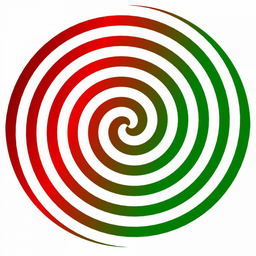
#> input picture 1sem/results/input/color.png, 256 x 256 px, shrunk from 1200 x 1200 before the run; its folder holds only this picture in this run
$ python 1.py
#> lines starting #> are read from the running program, lines starting #| are printed output that depends on the picture
#> further down, image is the input picture: shape (256, 256, 3); mean R, G, B 199.6, 185.7, 163.4
import numpy as np
import os

from PIL import Image

def resample(image, scale):
#> called with scale = 3
    height, width, channels = image.shape
#> height = 256; width = 256; channels = 3
    new_width = round(scale * width)
#> new_width = 768
    new_height = round(scale * height)
#> new_height = 768

    resampled = np.zeros(shape=(new_height, new_width, channels))

    for x in range(new_height):
        for y in range(new_width):
            resampled[x, y] = image[
                min(round(x / scale), height - 1),
                min(round(y / scale), width - 1)
            ]
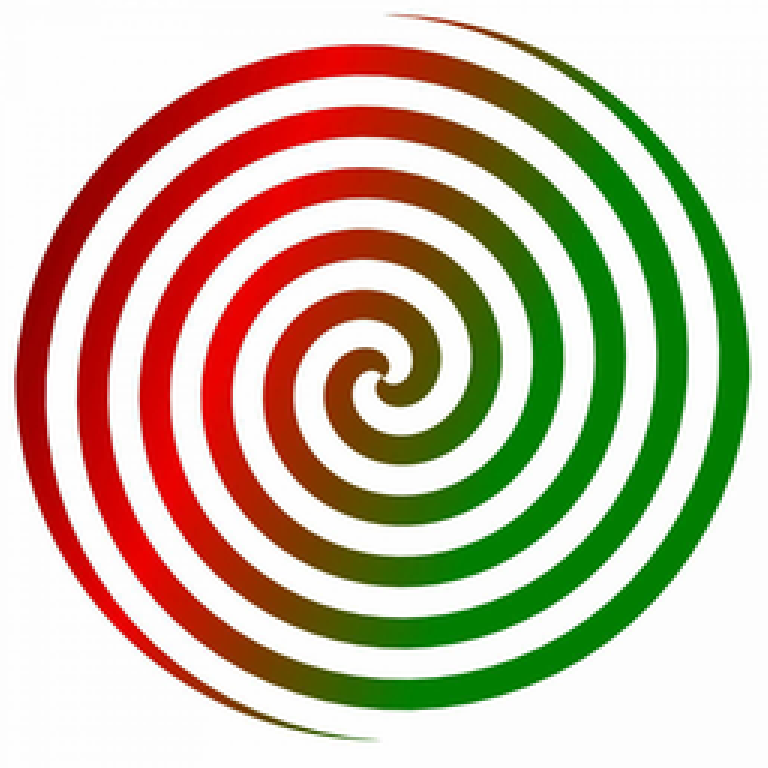
#> resampled: shape (768, 768, 3) float64; mean R, G, B 199.6, 185.7, 163.4

    return resampled

if __name__ == "__main__":
    names = ["muar", "color"]

    tasks = ["interpolation", "decimation", "two_step", "one_step"]

    scales = [3, 1/5, (3, 5), 3/5]


    '''
    for scale, task in zip(scales, tasks):
        for name in names:
            if type(scale) != tuple:
                image = np.array(Image.open(f"src/{name}.png").convert('RGB'))
                resampled = resample(image, scale)

                resampled_image = Image.fromarray(resampled.astype(np.uint8), 'RGB')
                resampled_image.save(f"result/{name}_{task}.png")
            else:
                image = np.array(Image.open(f"src/{name}.png").convert('RGB'))
                resampled1 = resample(image, scale[0])
                resampled2 = resample(resampled1, 1/scale[1])

                resampled_image = Image.fromarray(resampled2.astype(np.uint8), 'RGB')
                resampled_image.save(f"result/{name}_{task}.png")
    '''
    '''
    image = np.array(Image.open(f"src/muar.png").convert('RGB'))
    resampled = resample(image, 3)
    resampled_image = Image.fromarray(resampled.astype(np.uint8), 'RGB')
    resampled_image.save(f"test.png")
    '''
    for file in os.listdir('input'):
        filename = os.fsdecode(file)
        name = filename.split('.')[0]
        if filename.endswith('.png'):
            for scale, task in zip(scales, tasks):
                if type(scale) != tuple:
                    image = np.array(Image.open(f"input/{name}.png").convert('RGB'))
                    resampled = resample(image, scale)

                    resampled_image = Image.fromarray(resampled.astype(np.uint8), 'RGB')
                    resampled_image.save(f"output/{name}_{task}.png")
                else:
                    image = np.array(Image.open(f"input/{name}.png").convert('RGB'))
                    resampled1 = resample(image, scale[0])
                    resampled2 = resample(resampled1, 1/scale[1])

                    resampled_image = Image.fromarray(resampled2.astype(np.uint8), 'RGB')
                    resampled_image.save(f"output/{name}_{task}.png")


$ run again, on 1sem/results/input/muar.png
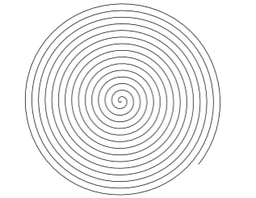
#> input picture 1sem/results/input/muar.png, 256 x 198 px, shrunk from 317 x 245 before the run
#> after the loop in resample, `for x in range(new_height):`:
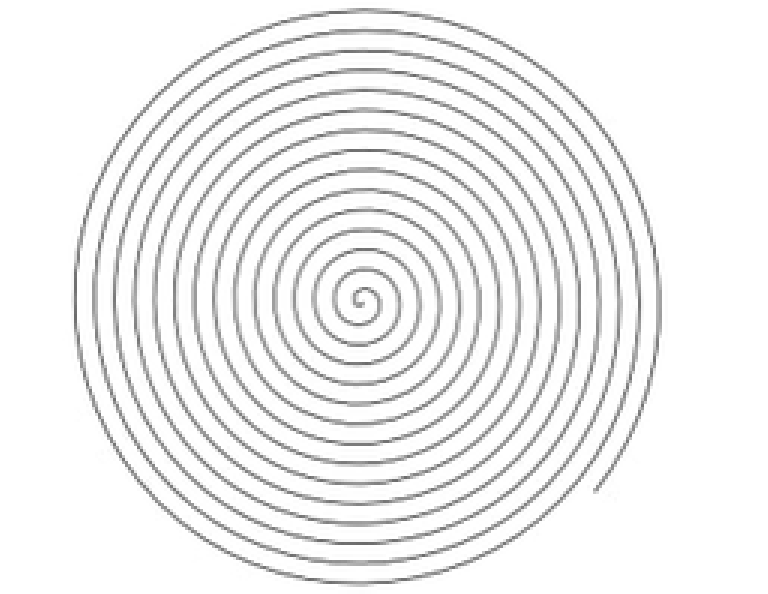
#> resampled: shape (594, 768, 3) float64; min 105, max 255, mean 240.2
